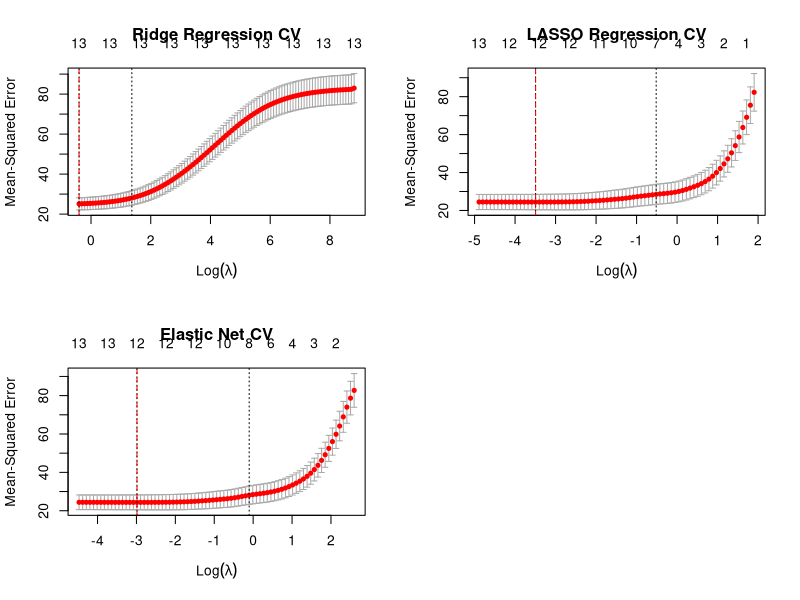
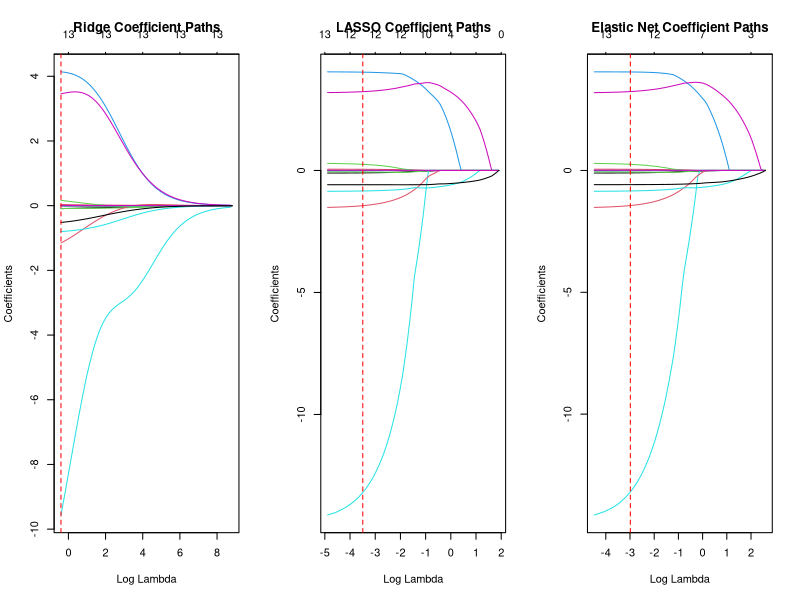
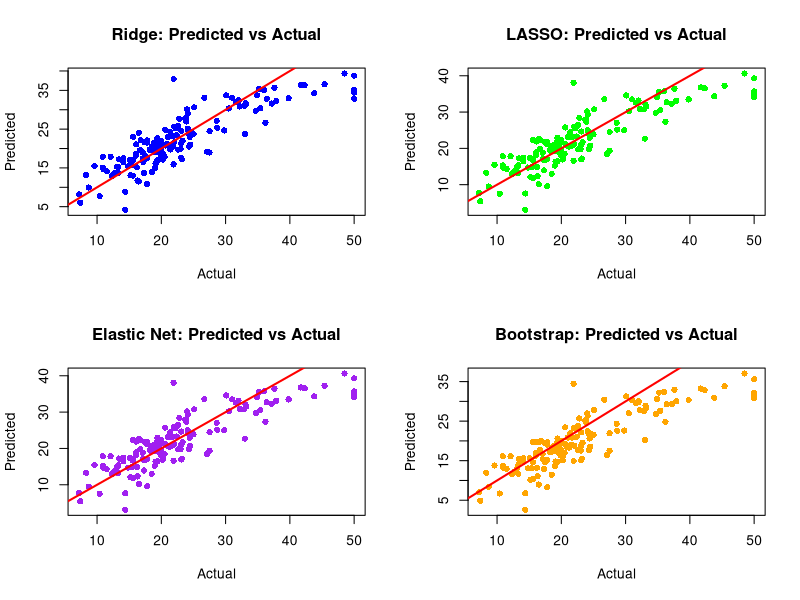
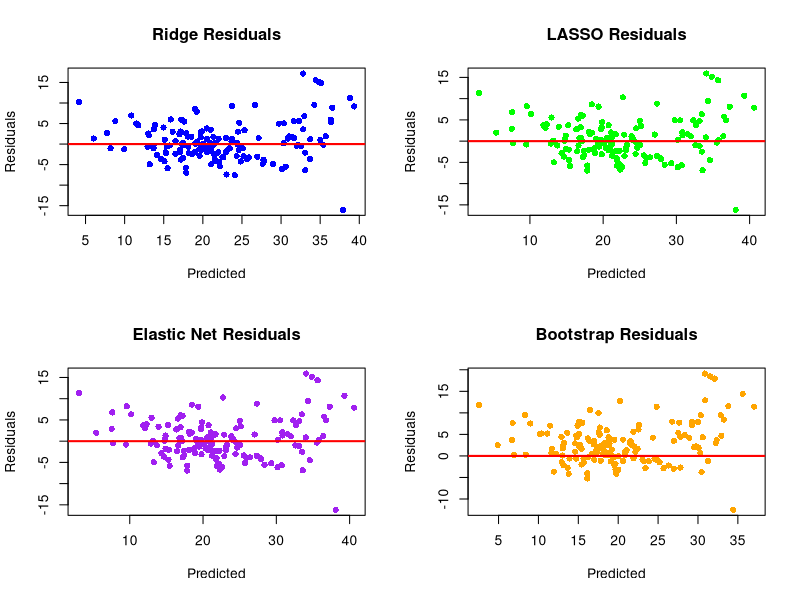
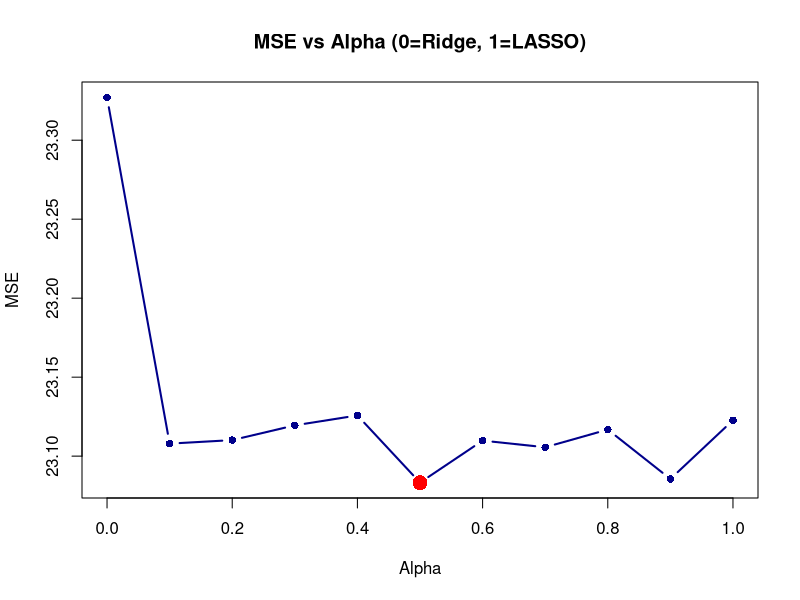

Generate these figures, in order, with R:
# -----------------------
# SHRINKAGE METHODS PRACTICAL
# -----------------------

# 收缩方法实践：岭回归、LASSO、弹性网络和自助法
# Shrinkage Methods: Ridge Regression, LASSO, Elastic Net, and Bootstrapping

# Last updated: 03/12/2025

# 清理内存 / Clear memory
rm(list = ls())

# 加载所需包 / Load required packages
# 如果包未安装，请先运行：install.packages("package_name")
# If packages are not installed, run: install.packages("package_name")

library(glmnet)      # Ridge, LASSO, Elastic Net
library(caret)       # 交叉验证和性能指标 / Cross-validation and performance metrics
library(boot)        # 自助法 / Bootstrapping
library(MASS)        # Boston数据集 / Boston dataset
library(dplyr)       # 数据处理 / Data manipulation
library(ggplot2)     # 可视化 / Visualization
library(reshape2)    # 数据重塑 / Data reshaping
library(gridExtra)   # 图形排列 / Grid arrangement

# ============================================
# 第一部分：数据准备 / Part 1: Data Preparation
# ============================================

cat("\n=== 数据准备 / Data Preparation ===\n")

# 使用Boston房价数据集作为示例
# Using Boston housing dataset as example
# 注意：此数据集用于教学目的。用户可以使用自己的数据集替代。
# Note: This dataset is used for educational purposes. Users can substitute with their own data.
data(Boston)

# 查看数据结构 / View data structure
cat("\n数据集维度 / Dataset dimensions:", dim(Boston), "\n")
cat("变量名 / Variable names:\n")
print(names(Boston))

# 数据集说明 / Dataset description:
# medv: 中位房价（目标变量）/ Median home value (target variable)
# 其他变量为预测变量 / Other variables are predictors

# 设置随机种子以保证结果可重复 / Set seed for reproducibility
set.seed(123)

# 分割训练集和测试集 (70/30) / Split into training and testing sets (70/30)
train_index <- sample(1:nrow(Boston), 0.7 * nrow(Boston))
train_data <- Boston[train_index, ]
test_data <- Boston[-train_index, ]

cat("\n训练集样本数 / Training samples:", nrow(train_data))
cat("\n测试集样本数 / Testing samples:", nrow(test_data), "\n")

# 准备预测变量矩阵和响应变量向量 / Prepare predictor matrix and response vector
x_train <- model.matrix(medv ~ ., train_data)[, -1]  # 移除截距列 / Remove intercept
y_train <- train_data$medv

x_test <- model.matrix(medv ~ ., test_data)[, -1]
y_test <- test_data$medv

# 标准化特征（对于正则化很重要）/ Standardize features (important for regularization)
# glmnet会自动标准化，但我们也可以手动进行
# glmnet standardizes automatically, but we can also do it manually

# ============================================
# 第二部分：岭回归 / Part 2: Ridge Regression
# ============================================

cat("\n\n=== 岭回归 / Ridge Regression ===\n")

# 岭回归使用L2惩罚，不会将系数压缩到零
# Ridge uses L2 penalty, does not shrink coefficients to exactly zero

# 使用交叉验证选择最优lambda / Use cross-validation to select optimal lambda
cv_ridge <- cv.glmnet(x_train, y_train, alpha = 0, nfolds = 10)

# 最优lambda值 / Optimal lambda values
lambda_ridge_min <- cv_ridge$lambda.min      # 最小MSE的lambda / Lambda with minimum MSE
lambda_ridge_1se <- cv_ridge$lambda.1se      # 1标准误内的lambda / Lambda within 1 SE

cat("\n岭回归最优lambda (最小MSE) / Optimal lambda (min MSE):", lambda_ridge_min)
cat("\n岭回归最优lambda (1SE规则) / Optimal lambda (1SE rule):", lambda_ridge_1se, "\n")

# 使用最优lambda拟合最终模型 / Fit final model with optimal lambda
ridge_model <- glmnet(x_train, y_train, alpha = 0, lambda = lambda_ridge_min)

# 在测试集上预测 / Predict on test set
ridge_pred <- predict(ridge_model, s = lambda_ridge_min, newx = x_test)

# 计算性能指标 / Calculate performance metrics
ridge_mse <- mean((ridge_pred - y_test)^2)
ridge_rmse <- sqrt(ridge_mse)
ridge_mae <- mean(abs(ridge_pred - y_test))
ridge_r2 <- 1 - sum((y_test - ridge_pred)^2) / sum((y_test - mean(y_test))^2)

cat("\n岭回归性能指标 / Ridge Performance Metrics:")
cat("\n  MSE:  ", ridge_mse)
cat("\n  RMSE: ", ridge_rmse)
cat("\n  MAE:  ", ridge_mae)
cat("\n  R²:   ", ridge_r2, "\n")

# ============================================
# 第三部分：LASSO回归 / Part 3: LASSO Regression
# ============================================

cat("\n\n=== LASSO回归 / LASSO Regression ===\n")

# LASSO使用L1惩罚，可以将系数压缩到零（特征选择）
# LASSO uses L1 penalty, can shrink coefficients to exactly zero (feature selection)

# 使用交叉验证选择最优lambda / Use cross-validation to select optimal lambda
cv_lasso <- cv.glmnet(x_train, y_train, alpha = 1, nfolds = 10)

# 最优lambda值 / Optimal lambda values
lambda_lasso_min <- cv_lasso$lambda.min
lambda_lasso_1se <- cv_lasso$lambda.1se

cat("\nLASSO最优lambda (最小MSE) / Optimal lambda (min MSE):", lambda_lasso_min)
cat("\nLASSO最优lambda (1SE规则) / Optimal lambda (1SE rule):", lambda_lasso_1se, "\n")

# 使用最优lambda拟合最终模型 / Fit final model with optimal lambda
lasso_model <- glmnet(x_train, y_train, alpha = 1, lambda = lambda_lasso_min)

# 查看哪些变量被选择（系数非零）/ See which variables are selected (non-zero coefficients)
lasso_coef <- coef(lasso_model, s = lambda_lasso_min)
cat("\nLASSO选择的变量数 / Number of variables selected:", sum(lasso_coef != 0) - 1, "\n")

# 在测试集上预测 / Predict on test set
lasso_pred <- predict(lasso_model, s = lambda_lasso_min, newx = x_test)

# 计算性能指标 / Calculate performance metrics
lasso_mse <- mean((lasso_pred - y_test)^2)
lasso_rmse <- sqrt(lasso_mse)
lasso_mae <- mean(abs(lasso_pred - y_test))
lasso_r2 <- 1 - sum((y_test - lasso_pred)^2) / sum((y_test - mean(y_test))^2)

cat("\nLASSO性能指标 / LASSO Performance Metrics:")
cat("\n  MSE:  ", lasso_mse)
cat("\n  RMSE: ", lasso_rmse)
cat("\n  MAE:  ", lasso_mae)
cat("\n  R²:   ", lasso_r2, "\n")

# ============================================
# 第四部分：弹性网络 / Part 4: Elastic Net
# ============================================

cat("\n\n=== 弹性网络回归 / Elastic Net Regression ===\n")

# 弹性网络结合L1和L2惩罚（alpha在0和1之间）
# Elastic Net combines L1 and L2 penalties (alpha between 0 and 1)

# 使用alpha = 0.5（L1和L2权重相等）/ Use alpha = 0.5 (equal weight for L1 and L2)
cv_elastic <- cv.glmnet(x_train, y_train, alpha = 0.5, nfolds = 10)

# 最优lambda值 / Optimal lambda values
lambda_elastic_min <- cv_elastic$lambda.min
lambda_elastic_1se <- cv_elastic$lambda.1se

cat("\n弹性网络最优lambda (最小MSE) / Optimal lambda (min MSE):", lambda_elastic_min)
cat("\n弹性网络最优lambda (1SE规则) / Optimal lambda (1SE rule):", lambda_elastic_1se, "\n")

# 使用最优lambda拟合最终模型 / Fit final model with optimal lambda
elastic_model <- glmnet(x_train, y_train, alpha = 0.5, lambda = lambda_elastic_min)

# 在测试集上预测 / Predict on test set
elastic_pred <- predict(elastic_model, s = lambda_elastic_min, newx = x_test)

# 计算性能指标 / Calculate performance metrics
elastic_mse <- mean((elastic_pred - y_test)^2)
elastic_rmse <- sqrt(elastic_mse)
elastic_mae <- mean(abs(elastic_pred - y_test))
elastic_r2 <- 1 - sum((y_test - elastic_pred)^2) / sum((y_test - mean(y_test))^2)

cat("\n弹性网络性能指标 / Elastic Net Performance Metrics:")
cat("\n  MSE:  ", elastic_mse)
cat("\n  RMSE: ", elastic_rmse)
cat("\n  MAE:  ", elastic_mae)
cat("\n  R²:   ", elastic_r2, "\n")

# ============================================
# 第五部分：使用自助法的均匀收缩 / Part 5: Uniform Shrinkage using Bootstrapping
# ============================================

cat("\n\n=== 使用自助法的均匀收缩 / Uniform Shrinkage using Bootstrapping ===\n")

# 定义自助法函数 / Define bootstrap function
bootstrap_lm <- function(data, indices) {
  d <- data[indices, ]
  fit <- lm(medv ~ ., data = d)
  return(coef(fit))
}

# 执行自助法（1000次重采样）/ Perform bootstrapping (1000 resamples)
cat("\n执行自助法，这可能需要几秒钟... / Running bootstrap, this may take a few seconds...\n")
boot_results <- boot(data = train_data, statistic = bootstrap_lm, R = 1000)

# 计算系数的自助法均值和标准误 / Calculate bootstrap means and standard errors
boot_means <- colMeans(boot_results$t)
boot_se <- apply(boot_results$t, 2, sd)

# 应用收缩（使用均值作为估计值）/ Apply shrinkage (using mean as estimate)
# 在实际应用中，可以根据偏差-方差权衡调整收缩因子
# In practice, shrinkage factor can be adjusted based on bias-variance tradeoff

shrinkage_factor <- 0.9  # 90%的系数
shrunk_coef <- boot_means * shrinkage_factor

# 使用收缩后的系数进行预测 / Make predictions with shrunk coefficients
x_test_with_intercept <- cbind(1, x_test)  # 添加截距 / Add intercept
boot_pred <- x_test_with_intercept %*% shrunk_coef

# 计算性能指标 / Calculate performance metrics
boot_mse <- mean((boot_pred - y_test)^2)
boot_rmse <- sqrt(boot_mse)
boot_mae <- mean(abs(boot_pred - y_test))
boot_r2 <- 1 - sum((y_test - boot_pred)^2) / sum((y_test - mean(y_test))^2)

cat("\n自助法收缩性能指标 / Bootstrap Shrinkage Performance Metrics:")
cat("\n  MSE:  ", boot_mse)
cat("\n  RMSE: ", boot_rmse)
cat("\n  MAE:  ", boot_mae)
cat("\n  R²:   ", boot_r2, "\n")

# ============================================
# 第六部分：性能比较和可视化 / Part 6: Performance Comparison and Visualization
# ============================================

cat("\n\n=== 性能比较 / Performance Comparison ===\n")

# 创建性能指标比较表 / Create performance metrics comparison table
performance_df <- data.frame(
  Method = c("Ridge", "LASSO", "Elastic Net", "Bootstrap Shrinkage"),
  MSE = c(ridge_mse, lasso_mse, elastic_mse, boot_mse),
  RMSE = c(ridge_rmse, lasso_rmse, elastic_rmse, boot_rmse),
  MAE = c(ridge_mae, lasso_mae, elastic_mae, boot_mae),
  R2 = c(ridge_r2, lasso_r2, elastic_r2, boot_r2)
)

print(performance_df)

# 找出最佳模型 / Find best model
best_model <- performance_df$Method[which.min(performance_df$RMSE)]
cat("\n最佳模型（基于RMSE）/ Best model (based on RMSE):", best_model, "\n")

# 可视化1：交叉验证曲线 / Visualization 1: Cross-validation curves
par(mfrow = c(2, 2))

# 岭回归CV曲线 / Ridge CV curve
plot(cv_ridge, main = "Ridge Regression CV")
abline(v = log(lambda_ridge_min), col = "red", lty = 2)

# LASSO CV曲线 / LASSO CV curve
plot(cv_lasso, main = "LASSO Regression CV")
abline(v = log(lambda_lasso_min), col = "red", lty = 2)

# 弹性网络CV曲线 / Elastic Net CV curve
plot(cv_elastic, main = "Elastic Net CV")
abline(v = log(lambda_elastic_min), col = "red", lty = 2)

# 可视化2：系数路径 / Visualization 2: Coefficient paths
par(mfrow = c(1, 3))

# 岭回归系数路径 / Ridge coefficient paths
ridge_path <- glmnet(x_train, y_train, alpha = 0)
plot(ridge_path, xvar = "lambda", main = "Ridge Coefficient Paths")
abline(v = log(lambda_ridge_min), col = "red", lty = 2)

# LASSO系数路径 / LASSO coefficient paths
lasso_path <- glmnet(x_train, y_train, alpha = 1)
plot(lasso_path, xvar = "lambda", main = "LASSO Coefficient Paths")
abline(v = log(lambda_lasso_min), col = "red", lty = 2)

# 弹性网络系数路径 / Elastic Net coefficient paths
elastic_path <- glmnet(x_train, y_train, alpha = 0.5)
plot(elastic_path, xvar = "lambda", main = "Elastic Net Coefficient Paths")
abline(v = log(lambda_elastic_min), col = "red", lty = 2)

# 可视化3：预测值 vs 实际值 / Visualization 3: Predicted vs Actual
par(mfrow = c(2, 2))

# 岭回归 / Ridge
plot(y_test, ridge_pred, main = "Ridge: Predicted vs Actual",
     xlab = "Actual", ylab = "Predicted", pch = 16, col = "blue")
abline(0, 1, col = "red", lwd = 2)

# LASSO
plot(y_test, lasso_pred, main = "LASSO: Predicted vs Actual",
     xlab = "Actual", ylab = "Predicted", pch = 16, col = "green")
abline(0, 1, col = "red", lwd = 2)

# 弹性网络 / Elastic Net
plot(y_test, elastic_pred, main = "Elastic Net: Predicted vs Actual",
     xlab = "Actual", ylab = "Predicted", pch = 16, col = "purple")
abline(0, 1, col = "red", lwd = 2)

# 自助法收缩 / Bootstrap Shrinkage
plot(y_test, boot_pred, main = "Bootstrap: Predicted vs Actual",
     xlab = "Actual", ylab = "Predicted", pch = 16, col = "orange")
abline(0, 1, col = "red", lwd = 2)

# 可视化4：残差分析 / Visualization 4: Residual Analysis
par(mfrow = c(2, 2))

# 岭回归残差 / Ridge residuals
ridge_resid <- y_test - ridge_pred
plot(ridge_pred, ridge_resid, main = "Ridge Residuals",
     xlab = "Predicted", ylab = "Residuals", pch = 16, col = "blue")
abline(h = 0, col = "red", lwd = 2)

# LASSO残差 / LASSO residuals
lasso_resid <- y_test - lasso_pred
plot(lasso_pred, lasso_resid, main = "LASSO Residuals",
     xlab = "Predicted", ylab = "Residuals", pch = 16, col = "green")
abline(h = 0, col = "red", lwd = 2)

# 弹性网络残差 / Elastic Net residuals
elastic_resid <- y_test - elastic_pred
plot(elastic_pred, elastic_resid, main = "Elastic Net Residuals",
     xlab = "Predicted", ylab = "Residuals", pch = 16, col = "purple")
abline(h = 0, col = "red", lwd = 2)

# 自助法残差 / Bootstrap residuals
boot_resid <- y_test - boot_pred
plot(boot_pred, boot_resid, main = "Bootstrap Residuals",
     xlab = "Predicted", ylab = "Residuals", pch = 16, col = "orange")
abline(h = 0, col = "red", lwd = 2)

# ============================================
# 第七部分：高级主题 - 调优alpha参数 / Part 7: Advanced - Tuning alpha parameter
# ============================================

cat("\n\n=== 调优弹性网络的alpha参数 / Tuning Elastic Net alpha parameter ===\n")

# 尝试不同的alpha值 / Try different alpha values
alpha_values <- seq(0, 1, by = 0.1)
results_list <- list()

for (i in seq_along(alpha_values)) {
  alpha <- alpha_values[i]
  cv_fit <- cv.glmnet(x_train, y_train, alpha = alpha, nfolds = 10)
  pred <- predict(cv_fit, s = "lambda.min", newx = x_test)
  mse <- mean((pred - y_test)^2)
  results_list[[i]] <- data.frame(alpha = alpha, mse = mse)
}

results_alpha <- do.call(rbind, results_list)
best_alpha <- results_alpha$alpha[which.min(results_alpha$mse)]

cat("\n最优alpha值 / Optimal alpha value:", best_alpha)
cat("\n对应的MSE / Corresponding MSE:", min(results_alpha$mse), "\n")

# 可视化alpha调优 / Visualize alpha tuning
par(mfrow = c(1, 1))
plot(results_alpha$alpha, results_alpha$mse, type = "b",
     xlab = "Alpha", ylab = "MSE",
     main = "MSE vs Alpha (0=Ridge, 1=LASSO)",
     pch = 16, col = "darkblue", lwd = 2)
points(best_alpha, min(results_alpha$mse), col = "red", pch = 16, cex = 2)

# ============================================
# 总结 / Summary
# ============================================

cat("\n\n=== 总结 / Summary ===\n")
cat("\n本脚本演示了以下收缩方法：")
cat("\nThis script demonstrated the following shrinkage methods:\n")
cat("\n1. 岭回归（Ridge Regression）- L2正则化，保留所有变量")
cat("\n   Ridge Regression - L2 regularization, keeps all variables\n")
cat("\n2. LASSO回归 - L1正则化，可以进行特征选择")
cat("\n   LASSO Regression - L1 regularization, performs feature selection\n")
cat("\n3. 弹性网络（Elastic Net）- 结合L1和L2正则化")
cat("\n   Elastic Net - Combines L1 and L2 regularization\n")
cat("\n4. 使用自助法的均匀收缩 - 基于重采样的稳健估计")
cat("\n   Uniform Shrinkage with Bootstrapping - Robust estimation via resampling\n")

cat("\n\n关键性能指标说明：")
cat("\nKey Performance Metrics Explanation:\n")
cat("\n- MSE (均方误差): 预测误差的平方平均值，越小越好")
cat("\n  Mean Squared Error: Average squared prediction error, lower is better\n")
cat("\n- RMSE (均方根误差): MSE的平方根，与目标变量单位相同")
cat("\n  Root Mean Squared Error: Square root of MSE, same units as target\n")
cat("\n- MAE (平均绝对误差): 预测误差绝对值的平均值")
cat("\n  Mean Absolute Error: Average absolute prediction error\n")
cat("\n- R² (决定系数): 模型解释的方差比例，越接近1越好")
cat("\n  R-squared: Proportion of variance explained, closer to 1 is better\n")

cat("\n\n脚本执行完成！/ Script execution completed!\n")
cat("所有图形已生成。请查看绘图窗口。\n")
cat("All plots have been generated. Please check the plot windows.\n\n")

# 恢复默认绘图参数 / Reset plotting parameters
par(mfrow = c(1, 1))
